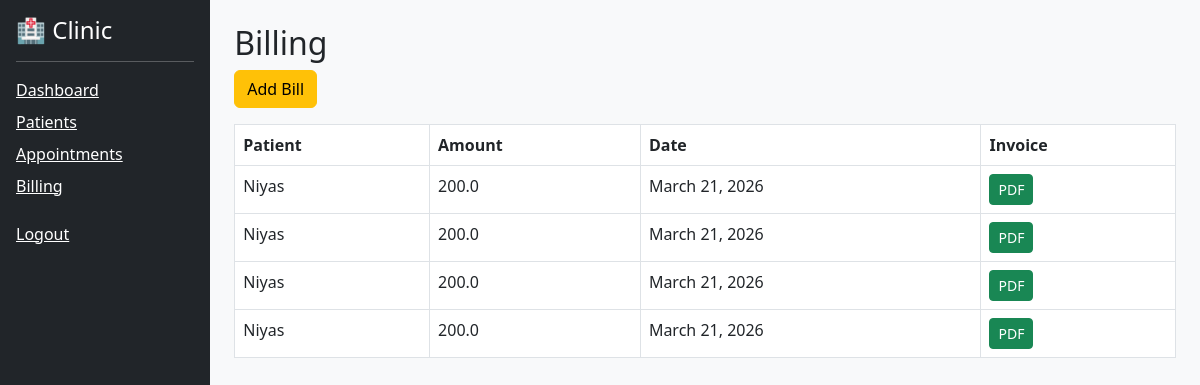
The app's page /bills/ (signed in) with its own data.
### core/models.py (models this page shows, shortened)
class Billing(models.Model):
    patient = models.ForeignKey(Patient, on_delete=models.CASCADE)
    amount = models.FloatField()
    description = models.TextField()
    date = models.DateField(auto_now_add=True)

class Patient(models.Model):
    name = models.CharField(max_length=100)
    age = models.IntegerField()
    phone = models.CharField(max_length=15)

### core/views.py (the view)
# urls.py: path('bills/', views.view_bills),
@login_required
def view_bills(request):
    bills = Billing.objects.all()
    return render(request, 'view_bills.html', {'bills': bills})

### core/templates/view_bills.html
{% extends 'base.html' %}
{% block content %}
<h2>Billing</h2>
<a href="/bill/add/" class="btn btn-warning mb-3">Add Bill</a>
<table class="table table-bordered">
<tr>
    <th>Patient</th>
    <th>Amount</th>
    <th>Date</th>
    <th>Invoice</th>
</tr>
{% for b in bills %}
<tr>
    <td>{{ b.patient.name }}</td>
    <td>{{ b.amount }}</td>
    <td>{{ b.date }}</td>
    <td><a href="/bill/pdf/{{ b.id }}/" class="btn btn-sm btn-success">PDF</a></td>
</tr>
{% endfor %}
</table>
{% endblock %}

### records on screen
Billing: patient.name "Niyas", amount "200.0", date "March 21, 2026"
Billing: patient.name "Niyas", amount "200.0", date "March 21, 2026"
Billing: patient.name "Niyas", amount "200.0", date "March 21, 2026"
Billing: patient.name "Niyas", amount "200.0", date "March 21, 2026"
